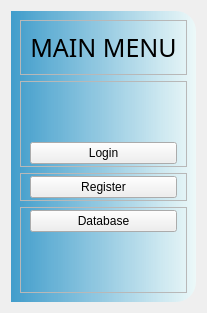
         <widget class="QWidget" name="home_page">
          <property name="styleSheet">
           <string notr="true">#frame_home_main
{
	background-color: qlineargradient(spread:pad, x1:0, y1:0, x2:1, y2:0, stop:0 rgba(50, 150,200, 235), stop:1 rgba(235, 255, 255, 155));
	border-bottom-right-radius: 20px;
	border-top-right-radius: 20px;
}

#label_home_main
{
	font-size: 25px;
}

#home_page QPushButton
{
	padding: 10px;
	border-radius: 5px;
	background-color: rgba(33, 43, 51, 100);
}

#home_page QPushButton:hover
{
	border-radius: 10px;
	background-color: rgb(120, 157, 186);
}</string>
          </property>
          <layout class="QHBoxLayout" name="horizontalLayout_22">
           <item>
            <widget class="QFrame" name="frame_home_main">
             <property name="maximumSize">
              <size>
               <width>400</width>
               <height>500</height>
              </size>
             </property>
             <property name="frameShape">
              <enum>QFrame::StyledPanel</enum>
             </property>
             <property name="frameShadow">
              <enum>QFrame::Raised</enum>
             </property>
             <layout class="QVBoxLayout" name="verticalLayout_22">
              <item>
               <widget class="QFrame" name="frame_home_label">
                <property name="frameShape">
                 <enum>QFrame::StyledPanel</enum>
                </property>
                <property name="frameShadow">
                 <enum>QFrame::Raised</enum>
                </property>
                <layout class="QHBoxLayout" name="horizontalLayout_30">
                 <item>
                  <widget class="QLabel" name="label_home_main">
                   <property name="font">
                    <font>
                     <family>Trebuchet MS</family>
                     <pointsize>-1</pointsize>
                    </font>
                   </property>
                   <property name="text">
                    <string>MAIN MENU</string>
                   </property>
                   <property name="alignment">
                    <set>Qt::AlignCenter</set>
                   </property>
                  </widget>
                 </item>
                </layout>
               </widget>
              </item>
              <item>
               <widget class="QFrame" name="frame_home_login">
                <property name="frameShape">
                 <enum>QFrame::StyledPanel</enum>
                </property>
                <property name="frameShadow">
                 <enum>QFrame::Raised</enum>
                </property>
                <layout class="QHBoxLayout" name="horizontalLayout_23">
                 <property name="topMargin">
                  <number>60</number>
                 </property>
                 <property name="bottomMargin">
                  <number>2</number>
                 </property>
                 <item>
                  <widget class="QPushButton" name="button_home_login">
                   <property name="maximumSize">
                    <size>
                     <width>300</width>
                     <height>16777215</height>
                    </size>
                   </property>
                   <property name="text">
                    <string>Login</string>
                   </property>
                  </widget>
                 </item>
                </layout>
               </widget>
              </item>
              <item>
               <widget class="QFrame" name="frame_home_register">
                <property name="frameShape">
                 <enum>QFrame::StyledPanel</enum>
                </property>
                <property name="frameShadow">
                 <enum>QFrame::Raised</enum>
                </property>
                <layout class="QHBoxLayout" name="horizontalLayout_24">
                 <property name="topMargin">
                  <number>2</number>
                 </property>
                 <property name="bottomMargin">
                  <number>2</number>
                 </property>
                 <item>
                  <widget class="QPushButton" name="button_home_register">
                   <property name="maximumSize">
                    <size>
                     <width>300</width>
                     <height>16777215</height>
                    </size>
                   </property>
                   <property name="text">
                    <string>Register</string>
                   </property>
                  </widget>
                 </item>
                </layout>
               </widget>
              </item>
              <item>
               <widget class="QFrame" name="frame_home_database">
                <property name="frameShape">
                 <enum>QFrame::StyledPanel</enum>
                </property>
                <property name="frameShadow">
                 <enum>QFrame::Raised</enum>
                </property>
                <layout class="QHBoxLayout" name="horizontalLayout_25">
                 <property name="topMargin">
                  <number>2</number>
                 </property>
                 <property name="bottomMargin">
                  <number>60</number>
                 </property>
                 <item>
                  <widget class="QPushButton" name="button_home_database">
                   <property name="maximumSize">
                    <size>
                     <width>300</width>
                     <height>16777215</height>
                    </size>
                   </property>
                   <property name="text">
                    <string>Database</string>
                   </property>
                  </widget>
                 </item>
                </layout>
               </widget>
              </item>
             </layout>
            </widget>
           </item>
          </layout>
         </widget>
